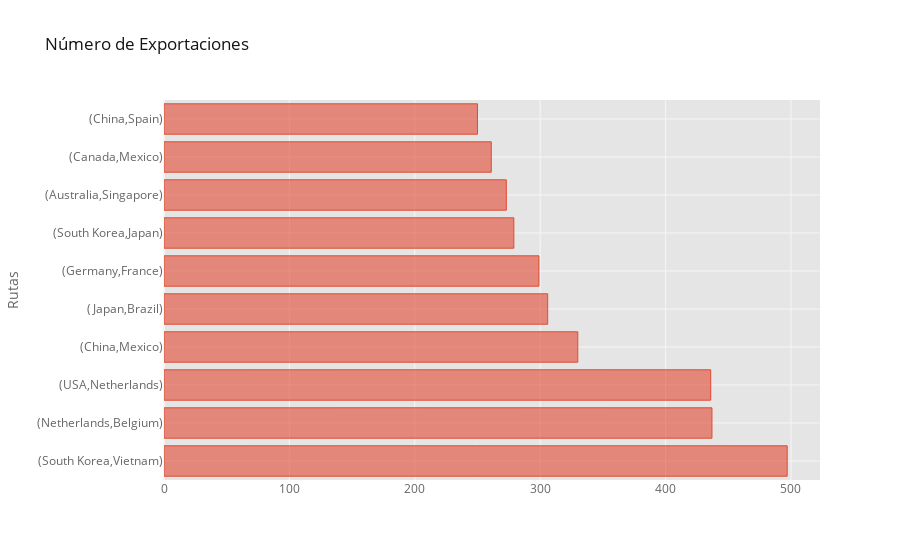

Notebook cell for this chart:
### Code cell
top_exp.iplot(kind='barh', x=['Origen', 'Destino'], y='Exportaciones', title="Número de Exportaciones", yTitle="Rutas")

### Figure 1 — Plotly figure (JSON) as saved in the notebook; plotly's stock layout.template omitted (floating-point values rounded to 4 significant figures)
{"data": [{"marker": {"color": "rgba(226, 74, 51, 0.6)", "line": {"color": "rgba(226, 74, 51, 1.0)", "width": 1}}, "name": "Exportaciones", "orientation": "h", "text": "", "type": "bar", "x": [497, 437, 436, 330, 306, 299, 279, 273, 261, 250], "y": ["(South Korea,Vietnam)", "(Netherlands,Belgium)", "(USA,Netherlands)", "(China,Mexico)", "(Japan,Brazil)", "(Germany,France)", "(South Korea,Japan)", "(Australia,Singapore)", "(Canada,Mexico)", "(China,Spain)"]}], "layout": {"legend": {"bgcolor": "#FFFFFF", "font": {"color": "#666666"}}, "paper_bgcolor": "#FFFFFF", "plot_bgcolor": "#E5E5E5", "title": {"font": {"color": "#151516"}, "text": "Número de Exportaciones"}, "xaxis": {"gridcolor": "#F6F6F6", "showgrid": true, "tickfont": {"color": "#666666"}, "title": {"font": {"color": "#666666"}, "text": ""}, "zerolinecolor": "#F6F6F6"}, "yaxis": {"gridcolor": "#F6F6F6", "showgrid": true, "tickfont": {"color": "#666666"}, "title": {"font": {"color": "#666666"}, "text": "Rutas"}, "zerolinecolor": "#F6F6F6"}}}
